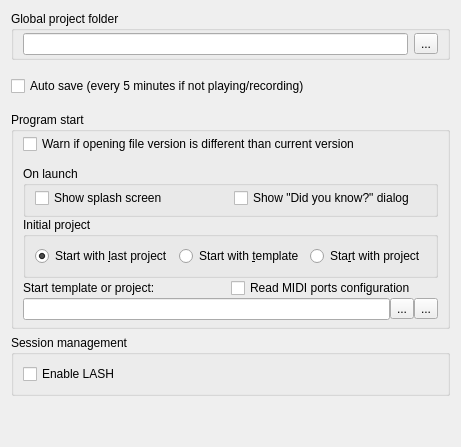
     <widget class="QWidget" name="TabPage">
      <attribute name="title">
       <string>Application</string>
      </attribute>
      <layout class="QGridLayout">
       <item row="2" column="0">
        <widget class="QCheckBox" name="autoSaveCheckBox">
         <property name="text">
          <string>Auto save (every 5 minutes if not playing/recording)</string>
         </property>
        </widget>
       </item>
       <item row="4" column="0">
        <widget class="QGroupBox" name="groupBox3">
         <property name="title">
          <string>Program start</string>
         </property>
         <layout class="QGridLayout">
          <property name="topMargin">
           <number>2</number>
          </property>
          <property name="bottomMargin">
           <number>6</number>
          </property>
          <property name="verticalSpacing">
           <number>12</number>
          </property>
          <item row="1" column="0">
           <layout class="QGridLayout" name="gridLayout11">
            <item row="3" column="0" colspan="2">
             <layout class="QHBoxLayout" name="qhboxStartSong">
              <item>
               <widget class="QLineEdit" name="startSongEntry"/>
              </item>
              <item>
               <widget class="QToolButton" name="startSongFileOpenToolButton">
                <property name="toolTip">
                 <string>Choose initial project or template</string>
                </property>
                <property name="text">
                 <string>...</string>
                </property>
               </widget>
              </item>
              <item>
               <widget class="QToolButton" name="startSongResetToolButton">
                <property name="toolTip">
                 <string>Reset to default</string>
                </property>
                <property name="text">
                 <string>...</string>
                </property>
               </widget>
              </item>
             </layout>
            </item>
            <item row="1" column="0" colspan="2">
             <widget class="QGroupBox" name="startSongBox">
              <property name="title">
               <string>Initial project</string>
              </property>
              <layout class="QHBoxLayout" name="hLayout_1">
               <item>
                <widget class="QRadioButton" name="startLastButton">
                 <property name="text">
                  <string>Start with &amp;last project</string>
                 </property>
                 <property name="checked">
                  <bool>true</bool>
                 </property>
                </widget>
               </item>
               <item>
                <widget class="QRadioButton" name="startEmptyButton">
                 <property name="sizePolicy">
                  <sizepolicy hsizetype="Minimum" vsizetype="Fixed">
                   <horstretch>0</horstretch>
                   <verstretch>0</verstretch>
                  </sizepolicy>
                 </property>
                 <property name="text">
                  <string>Start with &amp;template</string>
                 </property>
                 <property name="checked">
                  <bool>false</bool>
                 </property>
                </widget>
               </item>
               <item>
                <widget class="QRadioButton" name="startSongButton">
                 <property name="text">
                  <string>Sta&amp;rt with project</string>
                 </property>
                </widget>
               </item>
              </layout>
             </widget>
            </item>
            <item row="0" column="0" colspan="2">
             <widget class="QGroupBox" name="startUpBox">
              <property name="title">
               <string>On launch</string>
              </property>
              <layout class="QHBoxLayout" name="hLayout_2">
               <property name="topMargin">
                <number>2</number>
               </property>
               <property name="bottomMargin">
                <number>6</number>
               </property>
               <item>
                <widget class="QCheckBox" name="showSplash">
                 <property name="text">
                  <string>Show splash screen</string>
                 </property>
                </widget>
               </item>
               <item>
                <widget class="QCheckBox" name="showDidYouKnow">
                 <property name="text">
                  <string>Show &quot;Did you know?&quot; dialog</string>
                 </property>
                </widget>
               </item>
              </layout>
             </widget>
            </item>
            <item row="2" column="0">
             <widget class="QLabel" name="textLabel1_2">
              <property name="text">
               <string>Start template or project:</string>
              </property>
              <property name="wordWrap">
               <bool>false</bool>
              </property>
             </widget>
            </item>
            <item row="2" column="1">
             <widget class="QCheckBox" name="readMidiConfigFromSongCheckBox">
              <property name="toolTip">
               <string>Read MIDI Ports configuration from file,
 or else automatically configure</string>
              </property>
              <property name="text">
               <string>Read MIDI ports configuration</string>
              </property>
             </widget>
            </item>
           </layout>
          </item>
          <item row="0" column="0">
           <widget class="QCheckBox" name="warnOnFileVersionsCheckBox">
            <property name="text">
             <string>Warn if opening file version is different than current version</string>
            </property>
           </widget>
          </item>
         </layout>
        </widget>
       </item>
       <item row="0" column="0">
        <widget class="QGroupBox" name="projDirGroupBox">
         <property name="title">
          <string>Global project folder</string>
         </property>
         <layout class="QHBoxLayout" name="qhboxProjDir">
          <property name="spacing">
           <number>6</number>
          </property>
          <property name="topMargin">
           <number>2</number>
          </property>
          <property name="bottomMargin">
           <number>2</number>
          </property>
          <item>
           <widget class="QLineEdit" name="projDirEntry"/>
          </item>
          <item>
           <widget class="QToolButton" name="projDirOpenToolButton">
            <property name="text">
             <string>...</string>
            </property>
           </widget>
          </item>
         </layout>
        </widget>
       </item>
       <item row="1" column="0">
        <spacer name="verticalSpacer_8">
         <property name="orientation">
          <enum>Qt::Vertical</enum>
         </property>
         <property name="sizeType">
          <enum>QSizePolicy::Fixed</enum>
         </property>
         <property name="sizeHint" stdset="0">
          <size>
           <width>20</width>
           <height>10</height>
          </size>
         </property>
        </spacer>
       </item>
       <item row="3" column="0">
        <spacer name="verticalSpacer_9">
         <property name="orientation">
          <enum>Qt::Vertical</enum>
         </property>
         <property name="sizeType">
          <enum>QSizePolicy::Fixed</enum>
         </property>
         <property name="sizeHint" stdset="0">
          <size>
           <width>20</width>
           <height>10</height>
          </size>
         </property>
        </spacer>
       </item>
       <item row="6" column="0">
        <spacer name="verticalSpacer_7">
         <property name="orientation">
          <enum>Qt::Vertical</enum>
         </property>
         <property name="sizeHint" stdset="0">
          <size>
           <width>20</width>
           <height>40</height>
          </size>
         </property>
        </spacer>
       </item>
       <item row="5" column="0">
        <widget class="QGroupBox" name="groupBox">
         <property name="title">
          <string>Session management</string>
         </property>
         <layout class="QVBoxLayout" name="verticalLayout_9">
          <item>
           <widget class="QCheckBox" name="cbEnableLash">
            <property name="text">
             <string>Enable LASH</string>
            </property>
           </widget>
          </item>
         </layout>
        </widget>
       </item>
      </layout>
     </widget>
